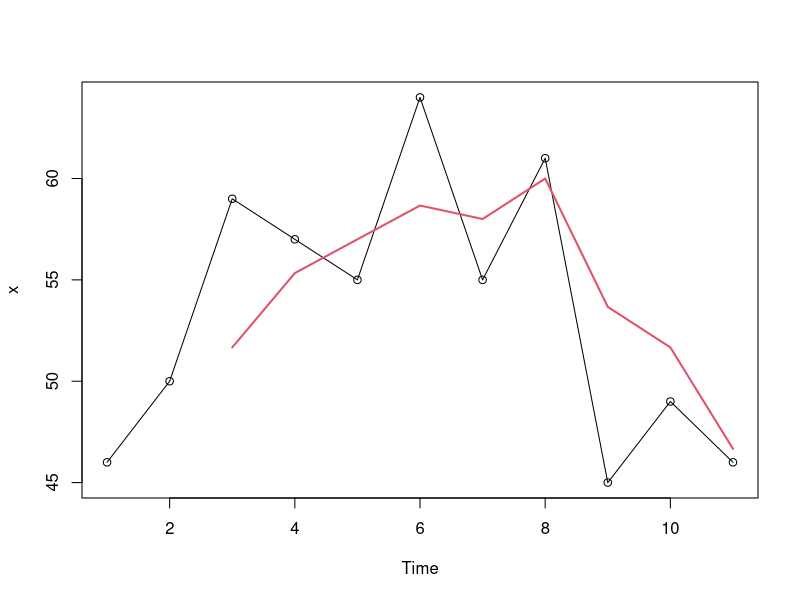

Generate this figure with R:
# 时间序列的平滑预测法
# Chap4，Chap5, Chap7(chap6 为自适应过滤法)大都是关于ARMA的，可以参考另外一个repository
# https://github.com/shenxiangzhuang/TimeSeriesAnalysis


# 课后题
# 移动平均法[E5.1]
library(TTR)
data5.1 <- c(46, 50, 59, 57, 55, 64, 55, 61, 45, 49, 46)
x <- ts(data5.1)
x.ma <- SMA(x, n=3)
plot(x, type='o')
lines(x.ma, col=2, lwd=2)

# 指数平滑法

# 一次指数平滑
library(forecast)
data <- c(97,95,95,92,95,95,98,97,99,95,95,96,97,98,94,95)
x <- ts(data)
x.es <- ses(x, alpha = 0.1, h=1, initial = 'simple')
# MSE,第一个是保留原始的上期数据，不计算
MSE <- mean(x.es$residuals[-1]^2)


# E5.2线性二次移动平均法
library(TTR)
data5.2 <- c(125,135,195,197.5,186,175,155,190,220,219,226,198,260,245)
x <- ts(data5.2)

LQMA <- function(x, N, dT, Tn){
  # x: time series data
  # N: Number of periods to average over
  # dT: T 由目前周期t到预测周期的周期间隔个数
  # Tn: 一共要往后预测的期数（比如月度数据Tn=3，就是预测未来三个月的值）
  
  S1 <- SMA(x, n=N)
  S2 <- SMA(S1, n=N)
  At <- 2*S1 - S2
  Bt <- 2*(S1-S2)/(N-1)
  Ft <- c()
  
  # 拟合
  last_index <- length(At)
  for( i in 1:(last_index-1)){
    if(!is.na(At[i])){
      Ft[i+1] <- At[i]+Bt[i]*dT
    }
  }
  
  # 预测
  for(dT in 1:Tn){
    Ft[last_index+dT] <- At[last_index]+Bt[last_index]*dT
  }
  return(Ft)
}

# 例题测试
LQMA(x, N=3, dT=1, Tn=2)


# 线性二次指数平滑法

data5.3 <- c(125,135,195,197.5,186,175,155,
             190,220,219,226,198,260,245)
x <- ts(data5.3)
x.fit <- holt(x,initial = "simple", alpha=0.5, gamma=0.8)  #给定了alpha,gamma
x.fore <- forecast(x.fit, h=2)

# 二次曲线指数平滑法

# 这里按照课本的格式ses不太好用，就参考下面这种方法来手动实现简单指数平滑
exp_smooth = function(x, alpha) {
  # Performs exponential smoothing by taking a weighted average of the
  # current and previous data points
  #
  # x     : numeric vector
  # alpha : number between 0 and 1, weight assigned to current data value
  #
  # Returns a numeric vector of the same length as x and values as the 
  #       weighted averages of the (current, previous) consecutive pairs
  s = numeric(length(x) + 1) # make s 1 cell longer than x
  for (i in seq_along(s)) {
    if (i == 1) { # set the initial value of s the same as that of x
      s[i] = x[i]
    } else {
      # weight current value with alpha and previous value 
      # with 1-alpha, and sum
      s[i] = alpha * x[i - 1] + (1 - alpha) * s[i - 1]
    }
  }
  s[-1] # drop the 1st element in s because it's extra
}

data5.5 <- c(12.9, 14.91, 15.96, 14.41, 14.57, 14.60, 
             15.35, 15.84, 16.90, 18.26, 17.40, 18.71,
             19.53, 20.82, 22.87, 24.59, 25.93, 28.04, 
             29.45, 31.47, 33.99, 39.56, 48.08, 53.67)

x <- ts(data5.5, start=1990)

Alpha = 0.5
m = 1

S1 <- exp_smooth(x, alpha=Alpha)
S2 <- exp_smooth(S1, alpha = Alpha)
S3 <- exp_smooth(S2, alpha = Alpha)

At <- 3*S1-3*S2+S3
At <- At[-1]  # 去除第一个数据
Bt <- ((6-5*Alpha)*S1 - (10-8*Alpha)*S2 + 
         (4-3*Alpha)*S3)*(Alpha^2)/((1-Alpha)^2)
Bt <- Bt[-1]
Ct <- (S1-2*S2+S3)*(Alpha^2)/((1-Alpha)^2)
Ct <- Ct[-1]

Ft <- c()
Tn <- 1
# 拟合
last_index <- length(At)
for( i in 1:(last_index)){
    Ft[i+2] <- At[i]+Bt[i]*m+Ct[i]*m*m/2
}

# 预测
for(m in 1:Tn){
  Ft[last_index+1+m] <- At[last_index]+Bt[last_index]*m+Ct[last_index]*m*m/2
}


# 温特线性与季节指数平滑法
data5.6 <- c(362, 385, 432, 341, 382, 409, 498, 387,
             473, 513, 582, 474, 544, 582, 681, 557,
             628, 707, 773, 592, 627, 725, 854, 661)

x <- ts(data5.6, frequency = 4, start = c(2009,1))
x.fit <- hw(x,initial = "simple", 
            alpha=0.2, gamma=0.1, beta = 0.05  #给定了alpha,gamma,beta
            ,seasonal = "multiplicative")  
x.fore <- forecast(x.fit, h=4)



# 习题

# T7[一次移动平均法]
data7 <- c(430, 380, 330, 410, 440, 390, 380, 400, 450, 420, 390)
x <- ts(data7)
x.ma <- SMA(x, n=4)

# T8[一次指数平滑法]
x.es <- ses(x, alpha = 0.2, h=1, initial = 'simple')
# MSE,第一个是保留原始的上期数据，不计算
MSE <- mean(x.es$residuals[-1]^2)


# T9
data9 <- c(140, 159, 136, 157, 173, 131, 177, 188, 154)
x <- ts(data9)
LQMA(x, N=5, dT=1, Tn=3)

# T14
exp_smooth = function(x, alpha) {
  # Performs exponential smoothing by taking a weighted average of the
  # current and previous data points
  #
  # x     : numeric vector
  # alpha : number between 0 and 1, weight assigned to current data value
  #
  # Returns a numeric vector of the same length as x and values as the 
  #       weighted averages of the (current, previous) consecutive pairs
  s = numeric(length(x) + 1) # make s 1 cell longer than x
  for (i in seq_along(s)) {
    if (i == 1) { # set the initial value of s the same as that of x
      s[i] = x[i]
    } else {
      # weight current value with alpha and previous value 
      # with 1-alpha, and sum
      s[i] = alpha * x[i - 1] + (1 - alpha) * s[i - 1]
    }
  }
  s[-1] # drop the 1st element in s because it's extra
}

data14 <- c(19.98, 29.56, 20.96, 12.94, 31.95, 36.16, 
            43.76, 56.86, 75.06, 82.12, 96.04, 99.93,
            115.5, 124.3, 119.29, 138.13)
x <- ts(data14, start = 1999)

Alpha = 0.5
m = 1

S1 <- exp_smooth(x, alpha=Alpha)
S2 <- exp_smooth(S1, alpha = Alpha)
S3 <- exp_smooth(S2, alpha = Alpha)

At <- 3*S1-3*S2+S3
At <- At[-1]  # 去除第一个数据
Bt <- ((6-5*Alpha)*S1 - (10-8*Alpha)*S2 + 
         (4-3*Alpha)*S3)*(Alpha^2)/((1-Alpha)^2)
Bt <- Bt[-1]
Ct <- (S1-2*S2+S3)*(Alpha^2)/((1-Alpha)^2)
Ct <- Ct[-1]

Ft <- c()
Tn <- 1
# 拟合
last_index <- length(At)
for( i in 1:(last_index)){
  Ft[i+2] <- At[i]+Bt[i]*m+Ct[i]*m*m/2
}

# 预测
for(m in 1:Tn){
  Ft[last_index+1+m] <- At[last_index]+Bt[last_index]*m+Ct[last_index]*m*m/2
}


